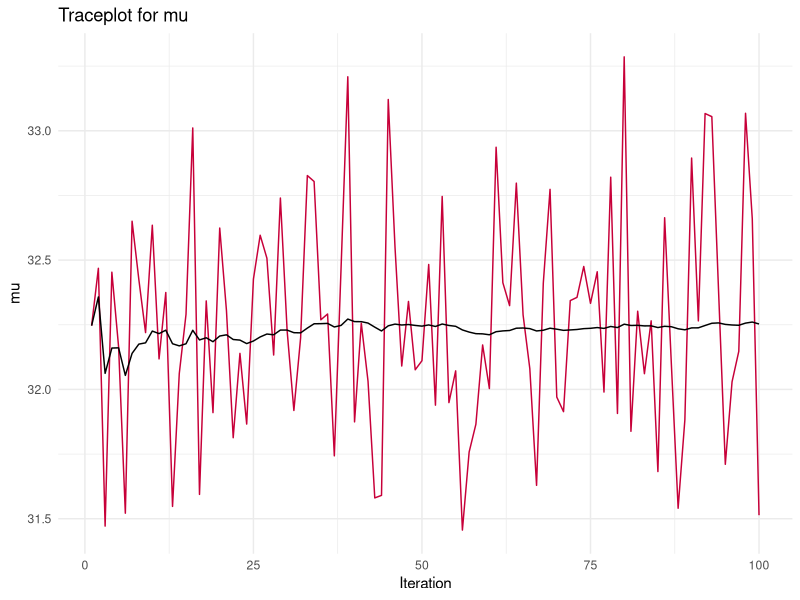
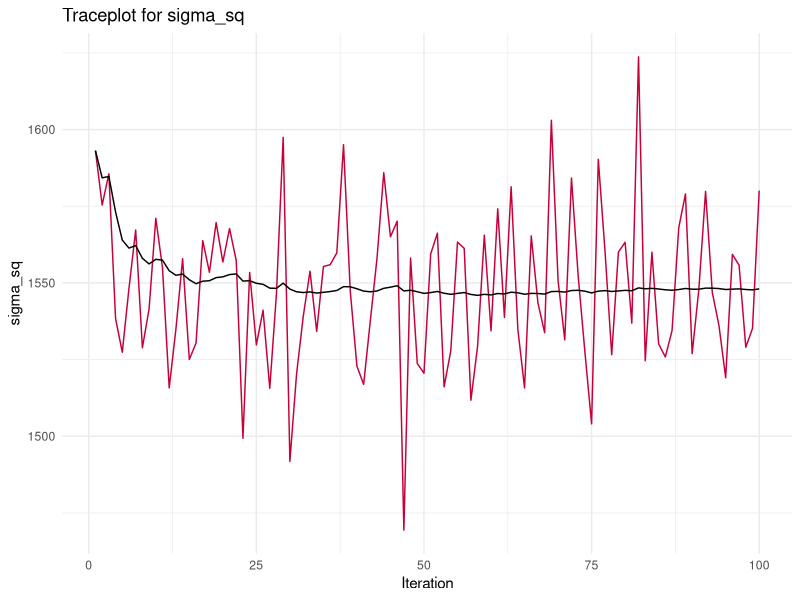
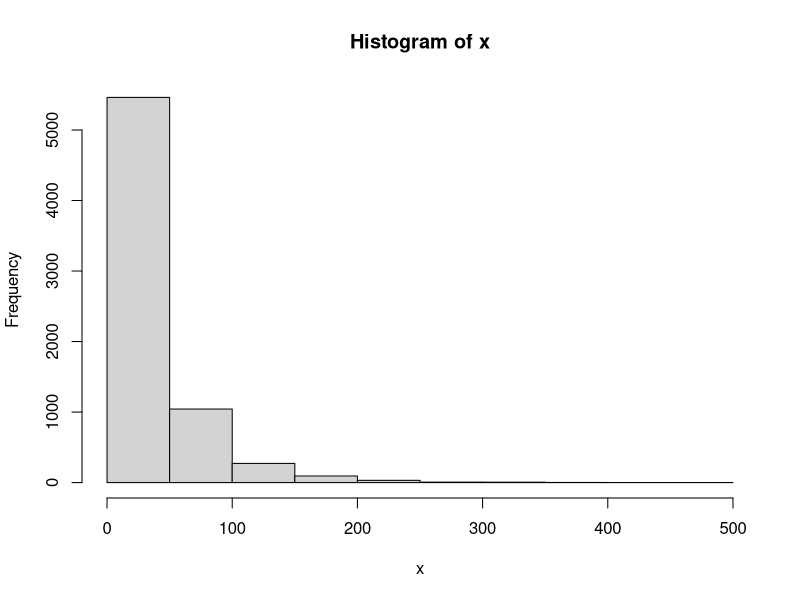
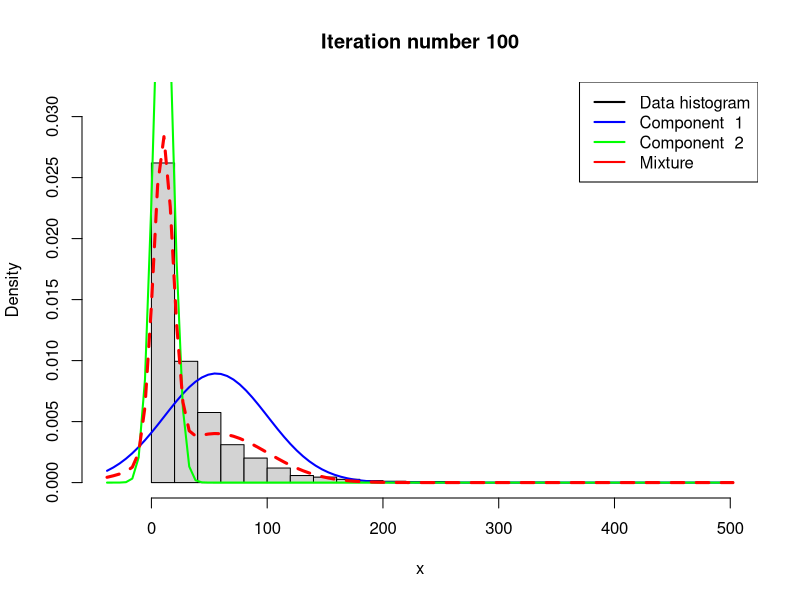
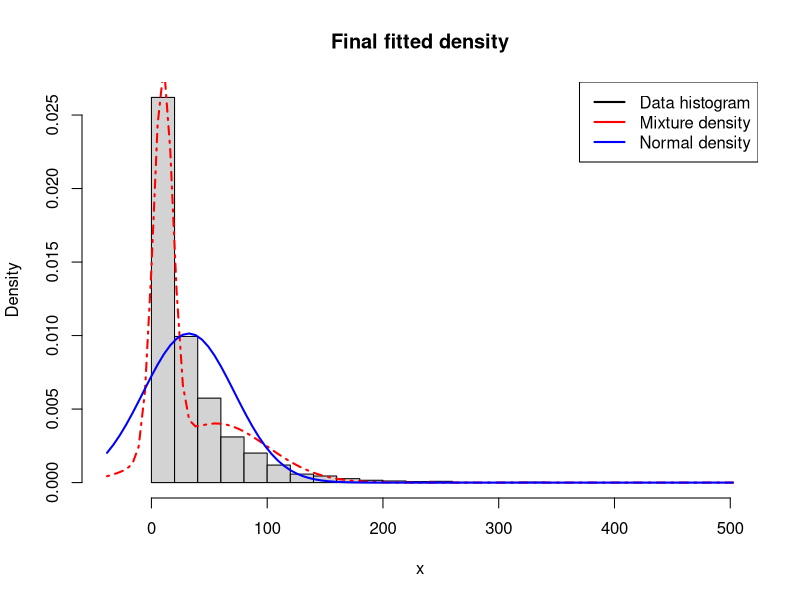
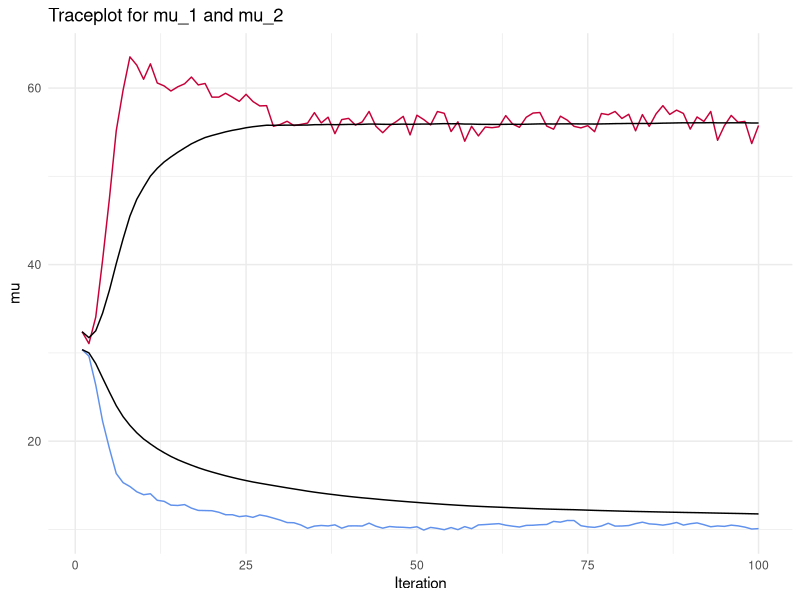
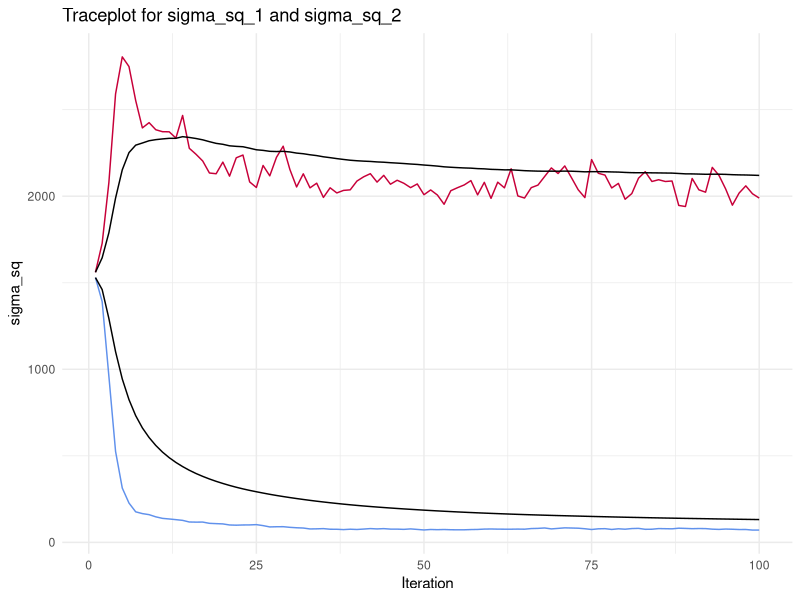
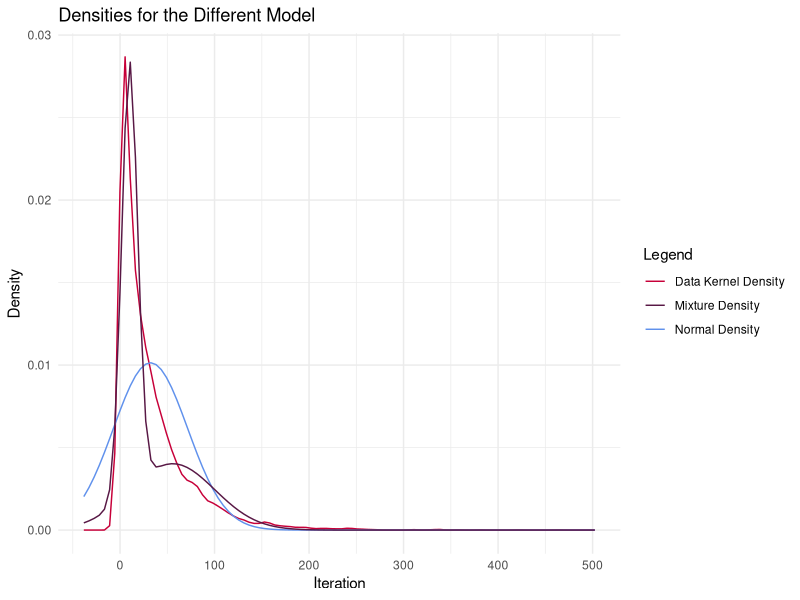

Here is the R script that generated these plots, in order:
## ---- chunk 1
knitr::opts_chunk$set(echo = TRUE)
library(knitr)
library(ggplot2)
library(mvtnorm)
library(gridExtra)
## ---- chunk 2

################################################################################
# Exercise 1.a i)
################################################################################

rainfall_data = read.table("data/rainfall.dat", header=FALSE)

# Prior Parameters (slides page 15)
# These are basically random, guessed or from the data
# mu
mu_0 = 0
tau_sq_0 = 1

# sigma_sq
nu_0 = 1
sigma_sq_0 = 1 # sigma is 1/nu_0

## ---- chunk 3

crinvchisq = function(n, df, s_sq) {
  samples = rchisq(n, df)
  # These are draws from the inverse chi squared
  sigma_sq = (df - 1) * s_sq / samples
  return(sigma_sq)
}

## ---- chunk 4

gibbs_sample = function(nDraws, data, default_sigma, tau_sq_0, mu_0, nu_0,
                        sigma_sq_0) {
  
  # Posterior Parameters (Taken from lecture 2 slide 4)
  n = length(data)
  mu_n = mean(data) + mu_0
  nu_n = nu_0 + n
  default_sigma_sq = default_sigma^2
  
  # To store all iterative results
  values_df = data.frame(matrix(NA, nrow = nDraws, ncol = 2))
  
  # To save current iterative results
  values = list(mu = NaN, sigma_sq = default_sigma_sq)
  
  # As mu depends on sigma and sigma depends on mu, we need one initial value to start.
  # In this implementation the default value to start with is sigma_sq.
  
  for (i in 1:nDraws) {
    tau_sq_n = 1 / ((n/values$sigma) + (1/tau_sq_0))
    values$mu = rnorm(1, mu_n, sqrt(tau_sq_n))
    values$sigma_sq =
      crinvchisq(1, nu_n,(nu_0*sigma_sq_0 + sum((data - values$mu)^2))/(n + nu_0))
    values_df[i,] = values
  }
  
  colnames(values_df) = c("mu", "sigma_sq")
  return(values_df)
}

## ---- chunk 5

res = gibbs_sample(nDraws = 100,
                   data = rainfall_data$V1, 
                   default_sigma = 40,
                   tau_sq_0 = tau_sq_0,
                   mu_0 = mu_0,
                   nu_0 = nu_0,
                   sigma_sq_0 = sigma_sq_0)

kable(head(res))

## ---- chunk 6

################################################################################
# Exercise 1.a ii)
################################################################################

plotdf = data.frame(1:nrow(res), res, cumsum(res$mu)/(1:nrow(res)),
                    cumsum(res$sigma_sq)/(1:nrow(res)))
colnames(plotdf) = c("index", "mu", "sigma_sq", "mu_trailing_mean",
                     "sigma_sq_trailing_mean")

ggplot(plotdf) +
  geom_line(aes(x = index, y = mu), color = "#C70039") +
  geom_line(aes(x = index, y = mu_trailing_mean), color = "#000000") +
  labs(title = "Traceplot for mu", y = "mu",
  x = "Iteration", color = "Legend") +
  theme_minimal()

## ---- chunk 7

ggplot(plotdf) +
  geom_line(aes(x = index, y = sigma_sq), color = "#C70039") +
  geom_line(aes(x = index, y = sigma_sq_trailing_mean), color = "#000000") +
  labs(title = "Traceplot for sigma_sq", y = "sigma_sq",
  x = "Iteration", color = "Legend") +
  theme_minimal()

## ---- chunk 8

################################################################################
# Exercise 1.b)
################################################################################

# This is the script provided in 'NormalMixtureGibbs.R' with minor ajustments.

# Estimating a simple mixture of normals
# Author: Mattias Villani, IDA, Linkoping University. http://mattiasvillani.com

##########    BEGIN USER INPUT #################
# Data options
x <- as.matrix(rainfall_data$V1)

# Model options
## COMMENT: As the given model has two guassians we set this to two.
nComp <- 2    # Number of mixture components

# Prior options
alpha <- 10*rep(1,nComp) # Dirichlet(alpha)
muPrior <- rep(0,nComp) # Prior mean of mu
tau2Prior <- rep(10,nComp) # Prior std of mu
sigma2_0 <- rep(var(x),nComp) # s20 (best guess of sigma2)
nu0 <- rep(4,nComp) # degrees of freedom for prior on sigma2

# MCMC options
nIter <- 100 # Number of Gibbs sampling draws

# Plotting options
plotFit <- TRUE
lineColors <- c("blue", "green", "magenta", 'yellow')
# We removed the sleep time
sleepTime <- 0.1 # Adding sleep time between iterations for plotting
################   END USER INPUT ###############

###### Defining a function that simulates from the 
rScaledInvChi2 <- function(n, df, scale){
  return((df*scale)/rchisq(n,df=df))
}

####### Defining a function that simulates from a Dirichlet distribution
rDirichlet <- function(param){
  nCat <- length(param)
  piDraws <- matrix(NA,nCat,1)
  for (j in 1:nCat){
    piDraws[j] <- rgamma(1,param[j],1)
  }
  # Diving every column of piDraws by the sum of the elements in that column.
  piDraws = piDraws/sum(piDraws) 
  return(piDraws)
}

# Simple function that converts between two different representations of the
# mixture allocation
S2alloc <- function(S){
  n <- dim(S)[1]
  alloc <- rep(0,n)
  for (i in 1:n){
    alloc[i] <- which(S[i,] == 1)
  }
  return(alloc)
}

# Initial value for the MCMC
nObs <- length(x)
# nObs-by-nComp matrix with component allocations.
S <- t(rmultinom(nObs, size = 1 , prob = rep(1/nComp,nComp))) 
mu <- quantile(x, probs = seq(0,1,length = nComp))
sigma2 <- rep(var(x),nComp)
probObsInComp <- rep(NA, nComp)

# Setting up the plot
xGrid <- seq(min(x)-1*apply(x,2,sd),max(x)+1*apply(x,2,sd),length = 100)
xGridMin <- min(xGrid)
xGridMax <- max(xGrid)
mixDensMean <- rep(0,length(xGrid))
effIterCount <- 0
ylim <- c(0,2*max(hist(x)$density))

# Added for stroring the draws and print the plots
all_mu = matrix(rep(NaN, nIter*nComp), nrow = nIter)
all_sigma_sq = matrix(rep(NaN, nIter*nComp), nrow = nIter)

for (k in 1:nIter){
  #message(paste('Iteration number:',k))
  # Just a function that converts between different representations of the
  # group allocations
  alloc <- S2alloc(S) 
  nAlloc <- colSums(S)
  #print(nAlloc)
  # Update components probabilities
  pi <- rDirichlet(alpha + nAlloc)
  
  # Update mu's
  for (j in 1:nComp){
    precPrior <- 1/tau2Prior[j]
    precData <- nAlloc[j]/sigma2[j]
    precPost <- precPrior + precData
    wPrior <- precPrior/precPost
    muPost <- wPrior*muPrior + (1-wPrior)*mean(x[alloc == j])
    tau2Post <- 1/precPost
    mu[j] <- rnorm(1, mean = muPost, sd = sqrt(tau2Post))
  }
  
  # Update sigma2's
  for (j in 1:nComp){
    sigma2[j] <- rScaledInvChi2(1, df = nu0[j] + nAlloc[j],
                                scale = (nu0[j]*sigma2_0[j] +
                                           sum((x[alloc == j] -
                                           mu[j])^2))/(nu0[j] +
                                           nAlloc[j]))
  }
  
    all_mu[k,] = mu
    all_sigma_sq[k,] = sigma2
  
  # Update allocation
  for (i in 1:nObs){
    for (j in 1:nComp){
      probObsInComp[j] <- pi[j]*dnorm(x[i], mean = mu[j], sd = sqrt(sigma2[j]))
    }
    S[i,] <- t(rmultinom(1, size = 1 , prob = probObsInComp/sum(probObsInComp)))
  }
  
  # Printing the fitted density against data histogram
  if (plotFit && (k == nIter)){
    effIterCount <- effIterCount + 1
    hist(x, breaks = 20, freq = FALSE, xlim = c(xGridMin,xGridMax),
         main = paste("Iteration number",k), ylim = ylim)
    mixDens <- rep(0,length(xGrid))
    components <- c()
    for (j in 1:nComp){
      compDens <- dnorm(xGrid,mu[j],sd = sqrt(sigma2[j]))
      mixDens <- mixDens + pi[j]*compDens
      lines(xGrid, compDens, type = "l", lwd = 2, col = lineColors[j])
      components[j] <- paste("Component ",j)
    }
    mixDensMean <- ((effIterCount-1)*mixDensMean + mixDens)/effIterCount
    
    lines(xGrid, mixDens, type = "l", lty = 2, lwd = 3, col = 'red')
    legend("topright", box.lty = 1, legend = c("Data histogram", components,
                                              'Mixture'), 
           col = c("black",lineColors[1:nComp], 'red'), lwd = 2)
    #Sys.sleep(sleepTime)
  }
}

hist(x, breaks = 20, freq = FALSE, xlim = c(xGridMin,xGridMax),
     main = "Final fitted density")
lines(xGrid, mixDensMean, type = "l", lwd = 2, lty = 4, col = "red")
lines(xGrid, dnorm(xGrid, mean = mean(x), sd = apply(x,2,sd)), type = "l",
      lwd = 2, col = "blue")
legend("topright", box.lty = 1,
       legend = c("Data histogram","Mixture density", "Normal density"),
       col = c("black","red","blue"), lwd = 2)

#########################    Helper functions    ###############################


## ---- chunk 9

################################################################################
# Exercise 1.c)
################################################################################

mu_plot_dataframe = data.frame(1:nIter, all_mu, cumsum(all_mu[,1])/(1:nrow(all_mu)),
                               cumsum(all_mu[,2])/(1:nrow(all_mu)))
colnames(mu_plot_dataframe) = c("index", "mu_1", "mu_2",
                                "mu_1_trailing_mean", "mu_2_trailing_mean")

ggplot(mu_plot_dataframe) +
  geom_line(aes(x = index, y = mu_1), color = "#C70039") +
  geom_line(aes(x = index, y = mu_1_trailing_mean), color = "#000000") +
  geom_line(aes(x = index, y = mu_2), color = "#6091EC") +
  geom_line(aes(x = index, y = mu_2_trailing_mean), color = "#000000") +
  labs(title = "Traceplot for mu_1 and mu_2", y = "mu",
  x = "Iteration", color = "Legend") +
  theme_minimal()

## ---- chunk 10

sigma_sq_plot_dataframe = data.frame(1:nIter, all_sigma_sq,
                                     cumsum(all_sigma_sq[,1])/
                                       (1:nrow(all_sigma_sq)),
                               cumsum(all_sigma_sq[,2])/(1:nrow(all_sigma_sq)))
colnames(sigma_sq_plot_dataframe) = c("index", "sigma_sq_1", "sigma_sq_2",
                                "sigma_sq_1_trailing_mean",
                                "sigma_sq_2_trailing_mean")

ggplot(sigma_sq_plot_dataframe) +
  geom_line(aes(x = index, y = sigma_sq_1), color = "#C70039") +
  geom_line(aes(x = index, y = sigma_sq_1_trailing_mean), color = "#000000") +
  geom_line(aes(x = index, y = sigma_sq_2), color = "#6091EC") +
  geom_line(aes(x = index, y = sigma_sq_2_trailing_mean), color = "#000000") +
  labs(title = "Traceplot for sigma_sq_1 and sigma_sq_2", y = "sigma_sq",
  x = "Iteration", color = "Legend") +
  theme_minimal()

## ---- chunk 11

x = xGrid
density_data = density(rainfall_data$V1, from = x[1], to = x[length(x)],
                       n = length(x))$y
density_normal = dnorm(x, mean = mean(res$mu), sd = sqrt(mean(res$sigma_sq)))
density_mixture = mixDensMean

density_comparison_df = data.frame(x,
                                   density_data,
                                   density_normal,
                                   density_mixture)

ggplot(density_comparison_df) +
  geom_line(aes(x = x, y = density_data, colour = "Data Kernel Density")) +
  geom_line(aes(x = x, y = density_normal, colour = "Normal Density")) +
  geom_line(aes(x = x, y = density_mixture, colour = "Mixture Density")) +
  labs(title = "Densities for the Different Model", y = "Density",
  x = "Iteration", color = "Legend") +
  scale_color_manual("Legend", values = c("#C70039", "#581845", "#6091EC")) +
  theme_minimal()

## ---- chunk 12

################################################################################
# Exercise 2.a)
################################################################################

ebay_data = read.table("data/eBayNumberOfBidderData.dat", header=TRUE)
kable(head(ebay_data))

## ---- chunk 13

glm_model = glm(formula = nBids ~ ., data = ebay_data[,-2], family = poisson)
summary(glm_model)

glm_model$coefficients
## ---- chunk 14

################################################################################
# Exercise 2.b)
################################################################################

# Parameters
Y = as.matrix(ebay_data[,1])
# We take all covariates
X = as.matrix(ebay_data[,-1])
# Feature names
feature_names =  colnames(ebay_data[,2:ncol(ebay_data)])
colnames(X) = feature_names

# Defining the prior parameters
mu_prior = rep(0, ncol(ebay_data) - 1)
covariate_prior = 100 * solve(t(X) %*% X)
# An we need initial beta parameters
beta = rmvnorm(1, mu_prior, covariate_prior)

# Cost-Function
## We need cost function which will be optimized (e.g. the likelihood).
## The first parameters has to be the regression coefficient
## The function will calculate the log-likelihood and the log-prior for getting
## the posterior-log-likelihood which is to be optimized
## We use two sub-functions for the two logs

# https://nptel.ac.in/courses/111104074/Module14/Lecture41.pdf
log_likelihood = function(beta, X ,Y) {
  lambda = t(X %*% beta) # log-link function
  llik = t(Y) %*% t(lambda) - sum(exp(lambda))# - sum(log(factorial(Y)))
  return(llik)
}

posterior_log_likelihood = function(beta, X, Y, sigma, mu) {
  return(dmvnorm(beta, mu, sigma, log = TRUE) + log_likelihood(beta, X, Y))
}

res = optim(beta, posterior_log_likelihood, method = "BFGS",
            control = list(fnscale = -1), hessian = TRUE,
            X = X, Y = Y, sigma = covariate_prior, mu = mu_prior)

# Now we use the results to extract the desired values and same them to
# variables with a speaking name
posterior_mode = as.vector(res$par)
names(posterior_mode) = feature_names
posterior_covariance = - solve(res$hessian)
posterior_sd = sqrt(diag(posterior_covariance))
names(posterior_sd) = feature_names

## ---- chunk 15
posterior_mode
## ---- chunk 16
posterior_covariance
## ---- chunk 17
posterior_sd
## ---- chunk 18

################################################################################
# Exercise 2.c)
################################################################################

RMWSampler = function(dposterior, n = 1, theta_0, c, Sigma, ...) {
  
  # Variables
  samples = data.frame()
  Sigma = c * Sigma
  i = 0
  
  # Current and next step for random walk
  theta_1 = theta_0
  theta = theta_0
  
  while (nrow(samples) < n) {
    # Get proposal
    theta_star = rmvnorm(n = 1, mean = theta_1, sigma = Sigma)
    
    # According to the help file we go for this version of alpha
    alpha = min(1, exp(dposterior(theta_star, ...) - dposterior(theta_1, ...)))
    
    # Decide if to accept or reject the proposal
    u = runif(n = 1, min = 0, max = 1)
    
    if (u <= alpha) {
      # Accept
      theta_1 = theta
      theta = theta_star
      samples = rbind(samples, theta_star)
    }
    else {
      # Reject
      theta = theta_1
    }
    
    # To keep track of the rejection rate
    i = i + 1
  }
  
  return(list(samples = samples, rejection_rate = (1 - (n / i))))
}

## ---- chunk 19

dposterior = function(theta, mu_prior, sigma_prior, X, Y) {
  
  # Prior
  prior = dmvnorm(theta, mu_prior, sigma_prior, log = TRUE)
  
  # Likelihood
  likelihood = log_likelihood(t(theta), X, Y)

  return(prior + likelihood)
}

## ---- chunk 20

# Our parameters for the function
c = 0.5
n = 2000
theta = t(as.matrix(rep(0, 9)))

# Call the Random Metropolis Walk
ms_res = RMWSampler(dposterior = dposterior,
                    n = n,
                    theta_0 = theta,
                    c = c,
                    Sigma = posterior_covariance,
                    # Now ...
                    mu_prior = posterior_mode,
                    sigma_prior = covariate_prior,
                    X = X,
                    Y = Y)

tail(ms_res$samples)
## ---- chunk 21

plotdf = data.frame(1:n, ms_res$samples)
colnames(plotdf)[1] = "index"

df_1 = ggplot(plotdf) +
  geom_line(aes(x = index, y = V1), color = "#C70039") +
  labs(title = "Traceplot for V1", y = "theta_1",
  x = "Iteration", color = "Legend") +
  theme_minimal()

df_2 = ggplot(plotdf) +
  geom_line(aes(x = index, y = V2), color = "#C70039") +
  labs(title = "Traceplot for V2", y = "theta_2",
  x = "Iteration", color = "Legend") +
  theme_minimal()

df_3 = ggplot(plotdf) +
  geom_line(aes(x = index, y = V3), color = "#C70039") +
  labs(title = "Traceplot for V3", y = "theta_3",
  x = "Iteration", color = "Legend") +
  theme_minimal()

df_4 = ggplot(plotdf) +
  geom_line(aes(x = index, y = V4), color = "#C70039") +
  labs(title = "Traceplot for V4", y = "theta_4",
  x = "Iteration", color = "Legend") +
  theme_minimal()

df_5 = ggplot(plotdf) +
  geom_line(aes(x = index, y = V5), color = "#C70039") +
  labs(title = "Traceplot for V5", y = "theta_5",
  x = "Iteration", color = "Legend") +
  theme_minimal()

df_6 = ggplot(plotdf) +
  geom_line(aes(x = index, y = V6), color = "#C70039") +
  labs(title = "Traceplot for V6", y = "theta_6",
  x = "Iteration", color = "Legend") +
  theme_minimal()

df_7 = ggplot(plotdf) +
  geom_line(aes(x = index, y = V7), color = "#C70039") +
  labs(title = "Traceplot for V7", y = "theta_7",
  x = "Iteration", color = "Legend") +
  theme_minimal()

df_8 = ggplot(plotdf) +
  geom_line(aes(x = index, y = V8), color = "#C70039") +
  labs(title = "Traceplot for V8", y = "theta_8",
  x = "Iteration", color = "Legend") +
  theme_minimal()

df_9 = ggplot(plotdf) +
  geom_line(aes(x = index, y = V9), color = "#C70039") +
  labs(title = "Traceplot for V9", y = "theta_9",
  x = "Iteration", color = "Legend") +
  theme_minimal()

grid.arrange(df_1, df_2, df_3, df_4, df_5, df_6, df_7, df_8, df_9, nrow = 3)

